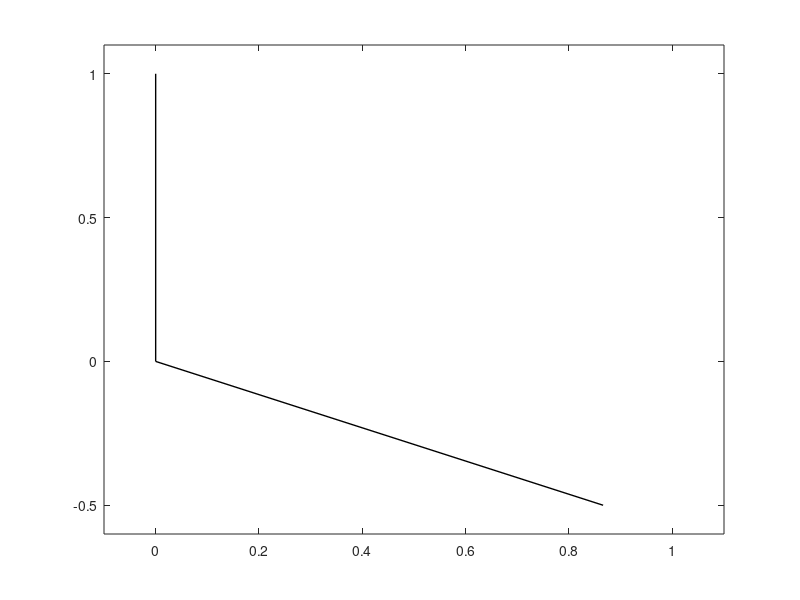

MATLAB code for this plot: (Note: this script raises an error after producing the figure.)
figure()
hold on

axis([-0.1, 1.1, -0.6, 1.1])
% axis off;
box on

l = 1;  % length of hoop

% plotting wall corner
gamma = pi/6;
plot([0,cos(gamma)],[0,-sin(gamma)],'k','LineWidth',1)
plot([0,0],[0,1],'k','LineWidth',1)


animation = VideoWriter('IC_falling_bar_obtuse.mp4', 'MPEG-4');
animation.FrameRate = 10;
open(animation);

% draw bar
n = 100;
OB = linspace(0,l,n);
beta = asin(OB*sin(pi/2+gamma)/l);
delta = pi/2-gamma-beta;
OA = l*sin(delta)/sin(pi/2+gamma);

Ex = [1,0];
Ey = [0,1];
u = cos(gamma)*Ex-sin(gamma)*Ey;
v = cos(gamma)*Ey+sin(gamma)*Ex;

for i = 1:n

    axis equal
    axis([-0.1, 1.1, -0.6, 1.1])

    rA = OA(i)*Ey;
    rB = OB(i)*u;

    rIC = rA+l*sin(pi/2-delta(i))/sin(beta(i)+delta(i))*Ex;

    bar = plot([rA(1), rB(1)], [rA(2), rB(2)],'b','LineWidth',2);

    perp_A = plot([0,2],[rA(2),rA(2)],'g','Linewidth',1,'Marker','.');
    perp_B = plot([rB(1),rB(1)+2*v(1)],[rB(2),rB(2)+2*v(2)],'g','Linewidth',1,'Marker','.');
    plot_IC = plot(rIC(1),rIC(2),'r','Linewidth',1,'Marker','.');

    drawnow
    writeVideo(animation, getframe(gcf))

    delete(bar)
    delete(perp_A)
    delete(perp_B)

end

close(animation)




